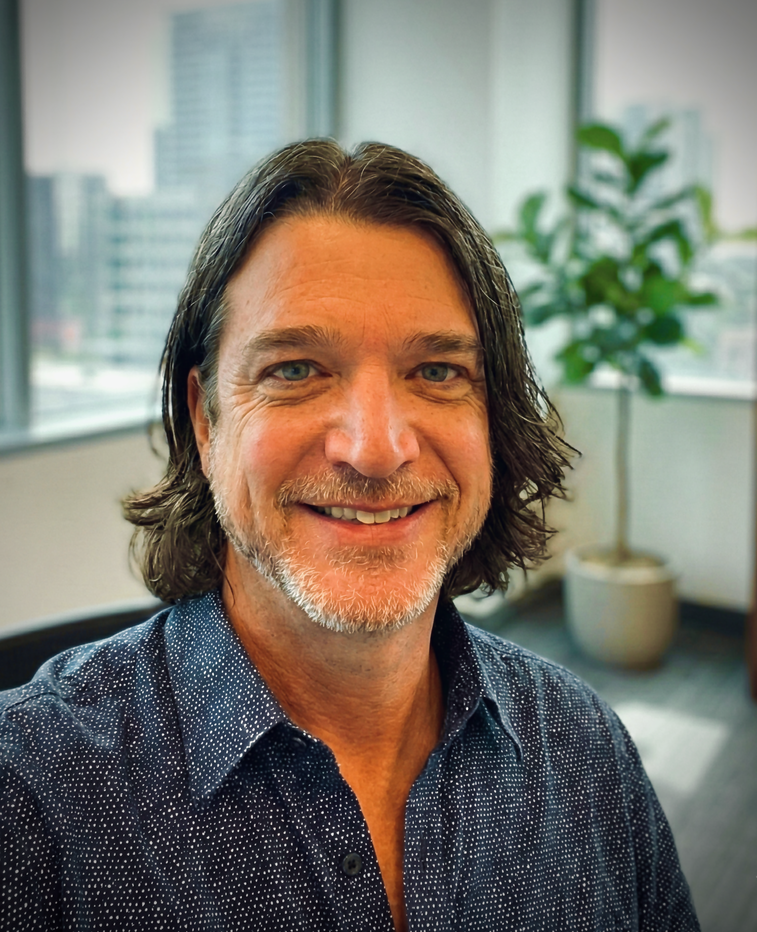
#> input picture assets/greg-portrait-source.png, 757 x 932 px, shrunk from 1496 x 1841 before the run
$ python crop_perfect.py assets/greg-portrait-source.png assets/gen-hero.jpg
#> lines starting #> are read from the running program, lines starting #| are printed output that depends on the picture; after the words box and inside, x2 and y2 are one past the last pixel; in counts of white or black regions, pixels touching at a corner belong together
from PIL import Image, ImageOps
import sys

def smart_crop(in_file, out_file, padding=20):
#> called with in_file = 'assets/greg-portrait-source.png', out_file = 'assets/gen-hero.jpg', padding = 20
    im = Image.open(in_file)
#> im is the input picture: PIL image 757x932 RGB; mean R, G, B 124, 119.3, 108.7

    # Convert to grayscale and invert so text is white, background is black
    gray = im.convert("L")
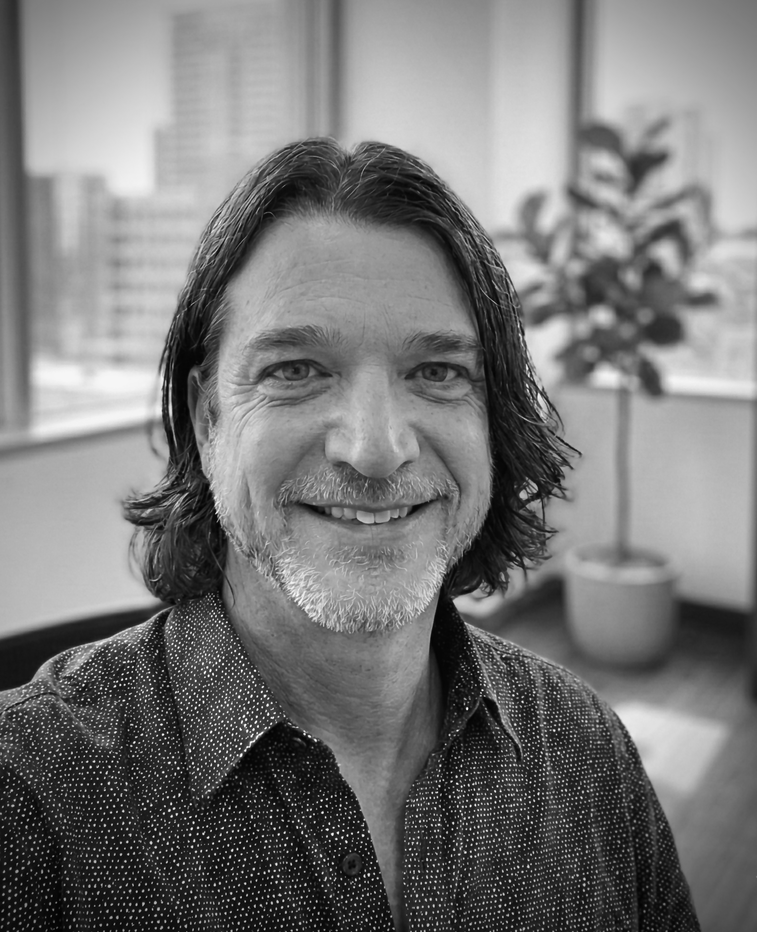
#> gray: PIL image 757x932 L; min 1, max 255, mean 119.5

    # If the background is light (e.g. cream/white), the text is dark
    # So we invert it: dark text becomes bright, light bg becomes dark
    # To determine if we need to invert, check the edges
    w, h = gray.size
#> w = 757; h = 932
    edges = [gray.getpixel((x, 0)) for x in range(w)] + [gray.getpixel((0, y)) for y in range(h)]
#> edges = 1689 values, max 187 at index 1500, min 7 at index 1668, mean 117.3
    bg_brightness = sum(edges) / len(edges)
#> bg_brightness = 117.3

    if bg_brightness > 127:
        gray = ImageOps.invert(gray)

    # Threshold to eliminate noise/vignette
    # Text will be bright (> 200 perhaps if we inverted a black text)
    # We use a strict threshold
    threshold = 100
    mask = gray.point(lambda p: 255 if p > threshold else 0)
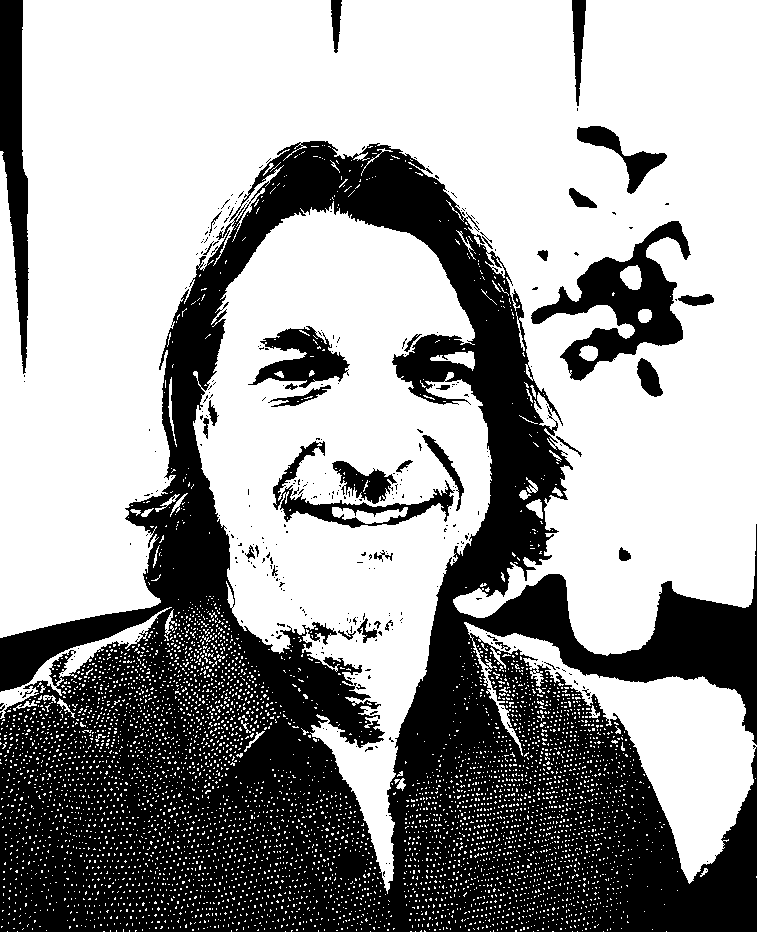
#> mask: PIL image 757x932 L; 61.6% white; 325 black regions (285 under 20 px), largest, box (x1, y1, x2, y2) and area: (0, 141, 757, 932) 240722, (531, 221, 691, 381) 8987, (0, 0, 29, 374) 6229

    # Find bounding box of the text
    bbox = mask.getbbox()
#> bbox = (0, 0, 757, 932)

    if bbox:
        # Add padding
        left = max(0, bbox[0] - padding)
#> left = 0
        top = max(0, bbox[1] - padding)
#> top = 0
        right = min(w, bbox[2] + padding)
#> right = 757
        bottom = min(h, bbox[3] + padding)
#> bottom = 932

        cropped = im.crop((left, top, right, bottom))
        cropped.save(out_file)
        print(f"Cropped {in_file} from {im.size} to {cropped.size}")
#| Cropped assets/greg-portrait-source.png from (757, 932) to (757, 932)
    else:
        print(f"Could not find bounding box for {in_file}")
        im.save(out_file)

smart_crop(sys.argv[1], sys.argv[2])

$ run again, on assets/gen-portrait.jpg
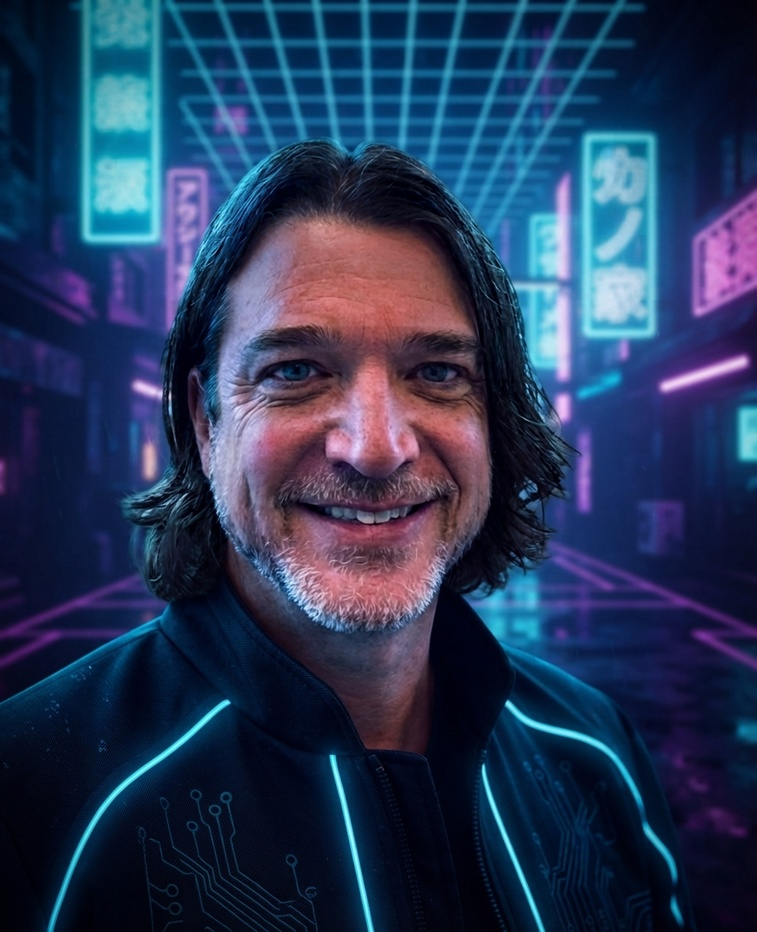
#> input picture assets/gen-portrait.jpg, 757 x 932 px, shrunk from 928 x 1142 before the run
#> in smart_crop, im is the input picture: PIL image 757x932 RGB; mean R, G, B 39.1, 56.3, 88.1
#> edges = 1689 values, max 125 at index 133, min 1 at index 1573, mean 26.93
#> bg_brightness = 26.93
#> in smart_crop, `mask = gray.point(lambda p: 255 if p > threshold else 0)`:
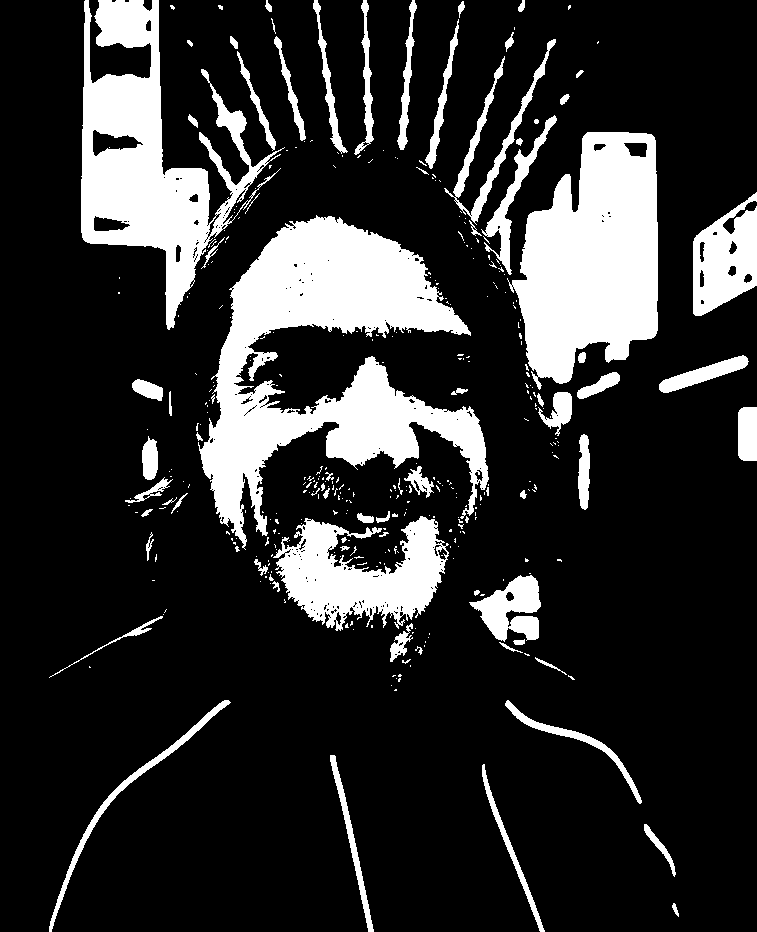
#> mask: PIL image 757x932 L; 18.6% white; 371 white regions (297 under 20 px), largest, box (x1, y1, x2, y2) and area: (198, 215, 489, 550) 39193, (507, 132, 658, 390) 26126, (81, 0, 285, 330) 23655
#> bbox = (49, 0, 757, 932)
#> left = 29
#> top = 0
#> right = 757
#> bottom = 932
#> in smart_crop, `cropped = im.crop((left, top, right, bottom))`:
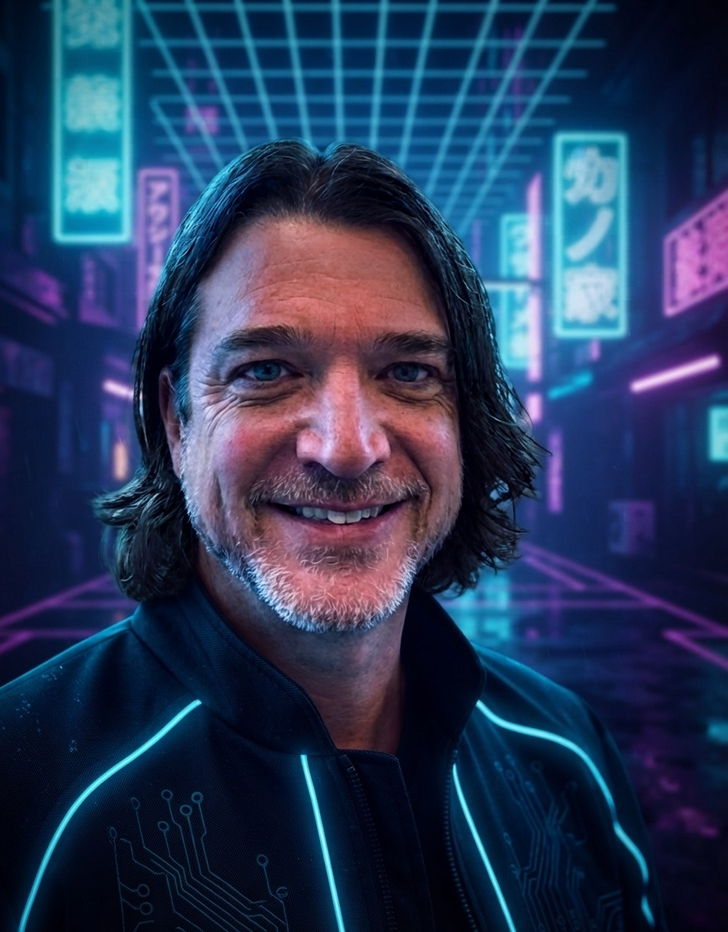
#> cropped: PIL image 728x932 RGB; mean R, G, B 40.3, 57.8, 89.7
#| Cropped assets/gen-portrait.jpg from (757, 932) to (728, 932)
